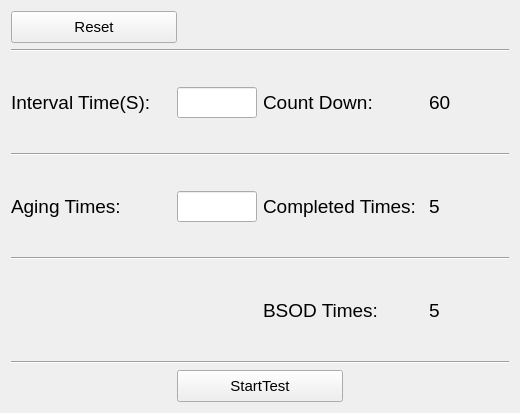
<?xml version="1.0" encoding="UTF-8"?>
<ui version="4.0">
 <class>RestartAgingForm</class>
 <widget class="QWidget" name="RestartAgingForm">
  <property name="geometry">
   <rect>
    <x>0</x>
    <y>0</y>
    <width>520</width>
    <height>413</height>
   </rect>
  </property>
  <property name="font">
   <font>
    <family>Microsoft YaHei UI</family>
    <pointsize>10</pointsize>
   </font>
  </property>
  <property name="windowTitle">
   <string>Form</string>
  </property>
  <layout class="QHBoxLayout" name="horizontalLayout_5">
   <item>
    <layout class="QVBoxLayout" name="verticalLayout_2" stretch="1,10,1">
     <item>
      <layout class="QHBoxLayout" name="horizontalLayout_7" stretch="1,2">
       <item>
        <widget class="QPushButton" name="pushButtonReset">
         <property name="sizePolicy">
          <sizepolicy hsizetype="Expanding" vsizetype="Expanding">
           <horstretch>0</horstretch>
           <verstretch>0</verstretch>
          </sizepolicy>
         </property>
         <property name="font">
          <font>
           <pointsize>11</pointsize>
          </font>
         </property>
         <property name="text">
          <string>Reset</string>
         </property>
        </widget>
       </item>
       <item>
        <spacer name="horizontalSpacer">
         <property name="orientation">
          <enum>Qt::Horizontal</enum>
         </property>
         <property name="sizeHint" stdset="0">
          <size>
           <width>40</width>
           <height>20</height>
          </size>
         </property>
        </spacer>
       </item>
      </layout>
     </item>
     <item>
      <layout class="QVBoxLayout" name="verticalLayout">
       <item>
        <widget class="Line" name="line">
         <property name="orientation">
          <enum>Qt::Horizontal</enum>
         </property>
        </widget>
       </item>
       <item>
        <layout class="QHBoxLayout" name="horizontalLayout" stretch="2,1,2,1">
         <item>
          <widget class="QLabel" name="label_2">
           <property name="sizePolicy">
            <sizepolicy hsizetype="Expanding" vsizetype="Expanding">
             <horstretch>0</horstretch>
             <verstretch>0</verstretch>
            </sizepolicy>
           </property>
           <property name="font">
            <font>
             <family>Microsoft YaHei UI</family>
             <pointsize>14</pointsize>
            </font>
           </property>
           <property name="text">
            <string>Interval Time(S):</string>
           </property>
          </widget>
         </item>
         <item>
          <widget class="QLineEdit" name="lineEditIntervalTime">
           <property name="sizePolicy">
            <sizepolicy hsizetype="Expanding" vsizetype="Fixed">
             <horstretch>0</horstretch>
             <verstretch>0</verstretch>
            </sizepolicy>
           </property>
           <property name="font">
            <font>
             <family>Microsoft YaHei UI</family>
             <pointsize>14</pointsize>
            </font>
           </property>
           <property name="inputMethodHints">
            <set>Qt::ImhNone</set>
           </property>
           <property name="maxLength">
            <number>3</number>
           </property>
          </widget>
         </item>
         <item>
          <widget class="QLabel" name="label_4">
           <property name="sizePolicy">
            <sizepolicy hsizetype="Expanding" vsizetype="Expanding">
             <horstretch>0</horstretch>
             <verstretch>0</verstretch>
            </sizepolicy>
           </property>
           <property name="font">
            <font>
             <family>Microsoft YaHei UI</family>
             <pointsize>14</pointsize>
            </font>
           </property>
           <property name="text">
            <string>Count Down:</string>
           </property>
          </widget>
         </item>
         <item>
          <widget class="QLabel" name="labelCountDown">
           <property name="sizePolicy">
            <sizepolicy hsizetype="Expanding" vsizetype="Expanding">
             <horstretch>0</horstretch>
             <verstretch>0</verstretch>
            </sizepolicy>
           </property>
           <property name="font">
            <font>
             <family>Microsoft YaHei UI</family>
             <pointsize>14</pointsize>
            </font>
           </property>
           <property name="text">
            <string>60</string>
           </property>
          </widget>
         </item>
        </layout>
       </item>
       <item>
        <widget class="Line" name="line_2">
         <property name="orientation">
          <enum>Qt::Horizontal</enum>
         </property>
        </widget>
       </item>
       <item>
        <layout class="QHBoxLayout" name="horizontalLayout_2" stretch="2,1,2,1">
         <item>
          <widget class="QLabel" name="label">
           <property name="sizePolicy">
            <sizepolicy hsizetype="Expanding" vsizetype="Expanding">
             <horstretch>0</horstretch>
             <verstretch>0</verstretch>
            </sizepolicy>
           </property>
           <property name="font">
            <font>
             <family>Microsoft YaHei UI</family>
             <pointsize>14</pointsize>
            </font>
           </property>
           <property name="text">
            <string>Aging Times:</string>
           </property>
          </widget>
         </item>
         <item>
          <widget class="QLineEdit" name="lineEditAgingTimes">
           <property name="sizePolicy">
            <sizepolicy hsizetype="Expanding" vsizetype="Fixed">
             <horstretch>0</horstretch>
             <verstretch>0</verstretch>
            </sizepolicy>
           </property>
           <property name="font">
            <font>
             <family>Microsoft YaHei UI</family>
             <pointsize>14</pointsize>
            </font>
           </property>
           <property name="inputMethodHints">
            <set>Qt::ImhNone</set>
           </property>
           <property name="maxLength">
            <number>3</number>
           </property>
          </widget>
         </item>
         <item>
          <widget class="QLabel" name="label_6">
           <property name="sizePolicy">
            <sizepolicy hsizetype="Expanding" vsizetype="Expanding">
             <horstretch>0</horstretch>
             <verstretch>0</verstretch>
            </sizepolicy>
           </property>
           <property name="font">
            <font>
             <family>Microsoft YaHei UI</family>
             <pointsize>14</pointsize>
            </font>
           </property>
           <property name="text">
            <string>Completed Times:</string>
           </property>
          </widget>
         </item>
         <item>
          <widget class="QLabel" name="labelCompletedTimes">
           <property name="sizePolicy">
            <sizepolicy hsizetype="Expanding" vsizetype="Expanding">
             <horstretch>0</horstretch>
             <verstretch>0</verstretch>
            </sizepolicy>
           </property>
           <property name="font">
            <font>
             <family>Microsoft YaHei UI</family>
             <pointsize>14</pointsize>
            </font>
           </property>
           <property name="text">
            <string>5</string>
           </property>
          </widget>
         </item>
        </layout>
       </item>
       <item>
        <widget class="Line" name="line_3">
         <property name="orientation">
          <enum>Qt::Horizontal</enum>
         </property>
        </widget>
       </item>
       <item>
        <layout class="QHBoxLayout" name="horizontalLayout_3" stretch="2,1,2,1">
         <item>
          <widget class="QLabel" name="label_3">
           <property name="text">
            <string/>
           </property>
          </widget>
         </item>
         <item>
          <widget class="QLabel" name="label_10">
           <property name="text">
            <string/>
           </property>
          </widget>
         </item>
         <item>
          <widget class="QLabel" name="label_8">
           <property name="sizePolicy">
            <sizepolicy hsizetype="Expanding" vsizetype="Expanding">
             <horstretch>0</horstretch>
             <verstretch>0</verstretch>
            </sizepolicy>
           </property>
           <property name="font">
            <font>
             <family>Microsoft YaHei UI</family>
             <pointsize>14</pointsize>
            </font>
           </property>
           <property name="text">
            <string>BSOD Times:</string>
           </property>
          </widget>
         </item>
         <item>
          <widget class="QLabel" name="labelBSODTimes">
           <property name="sizePolicy">
            <sizepolicy hsizetype="Expanding" vsizetype="Expanding">
             <horstretch>0</horstretch>
             <verstretch>0</verstretch>
            </sizepolicy>
           </property>
           <property name="font">
            <font>
             <family>Microsoft YaHei UI</family>
             <pointsize>14</pointsize>
            </font>
           </property>
           <property name="text">
            <string>5</string>
           </property>
          </widget>
         </item>
        </layout>
       </item>
       <item>
        <widget class="Line" name="line_4">
         <property name="orientation">
          <enum>Qt::Horizontal</enum>
         </property>
        </widget>
       </item>
      </layout>
     </item>
     <item>
      <layout class="QHBoxLayout" name="horizontalLayout_4">
       <item>
        <spacer name="horizontalSpacer_3">
         <property name="orientation">
          <enum>Qt::Horizontal</enum>
         </property>
         <property name="sizeHint" stdset="0">
          <size>
           <width>40</width>
           <height>20</height>
          </size>
         </property>
        </spacer>
       </item>
       <item>
        <widget class="QPushButton" name="pushButtonTest">
         <property name="sizePolicy">
          <sizepolicy hsizetype="Expanding" vsizetype="Expanding">
           <horstretch>0</horstretch>
           <verstretch>0</verstretch>
          </sizepolicy>
         </property>
         <property name="font">
          <font>
           <pointsize>11</pointsize>
          </font>
         </property>
         <property name="text">
          <string>StartTest</string>
         </property>
        </widget>
       </item>
       <item>
        <spacer name="horizontalSpacer_4">
         <property name="orientation">
          <enum>Qt::Horizontal</enum>
         </property>
         <property name="sizeHint" stdset="0">
          <size>
           <width>40</width>
           <height>20</height>
          </size>
         </property>
        </spacer>
       </item>
      </layout>
     </item>
    </layout>
   </item>
  </layout>
 </widget>
 <resources/>
 <connections/>
</ui>
